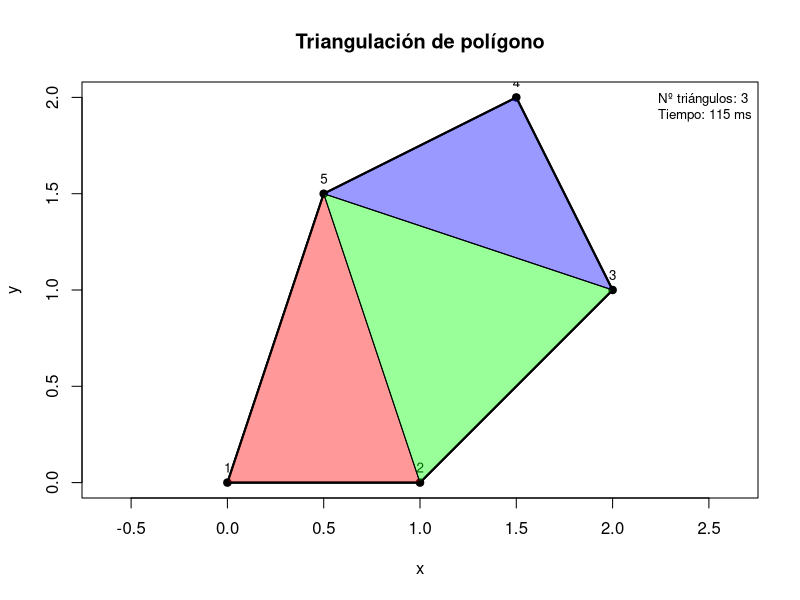
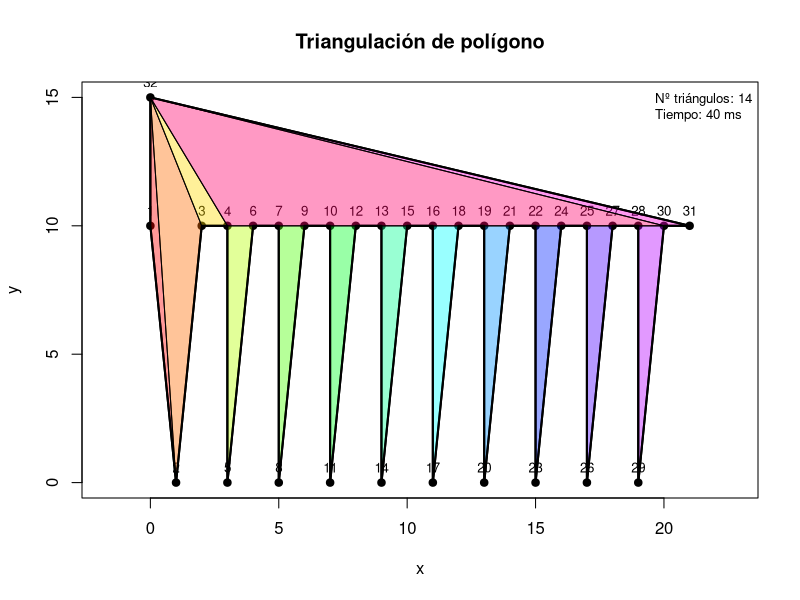
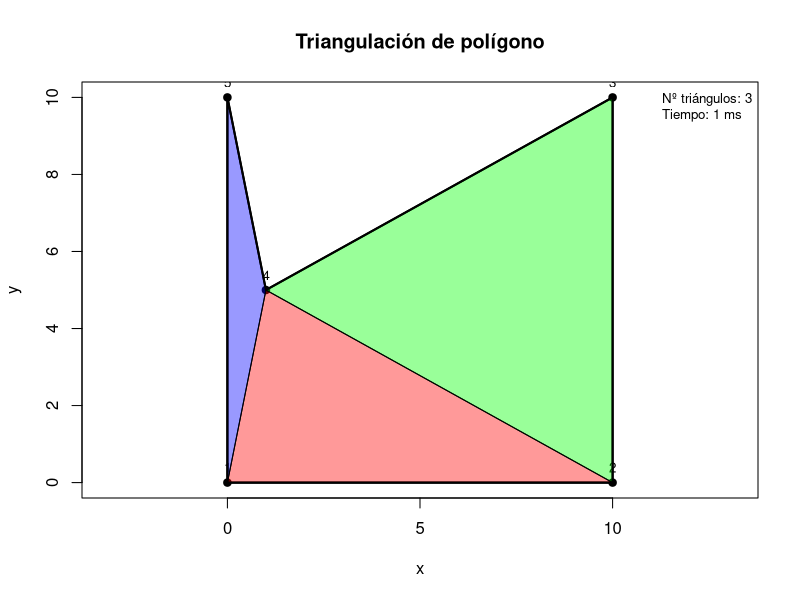
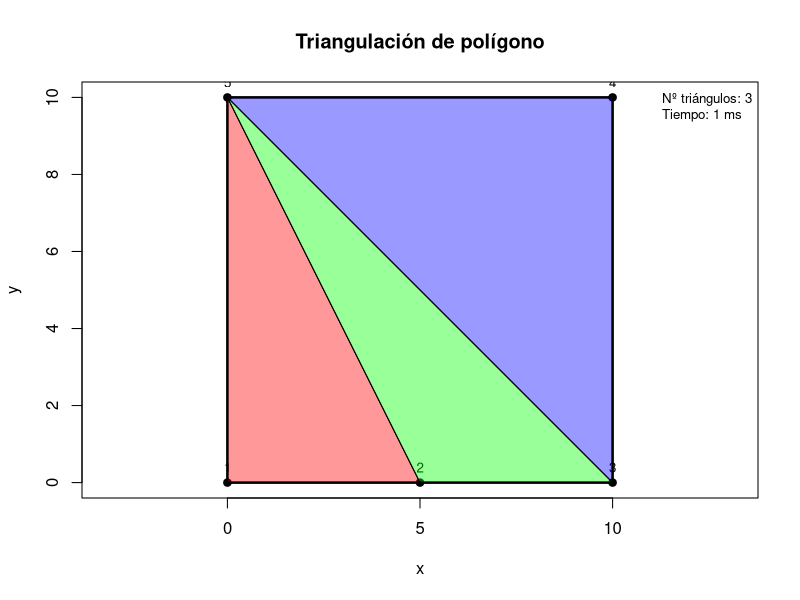
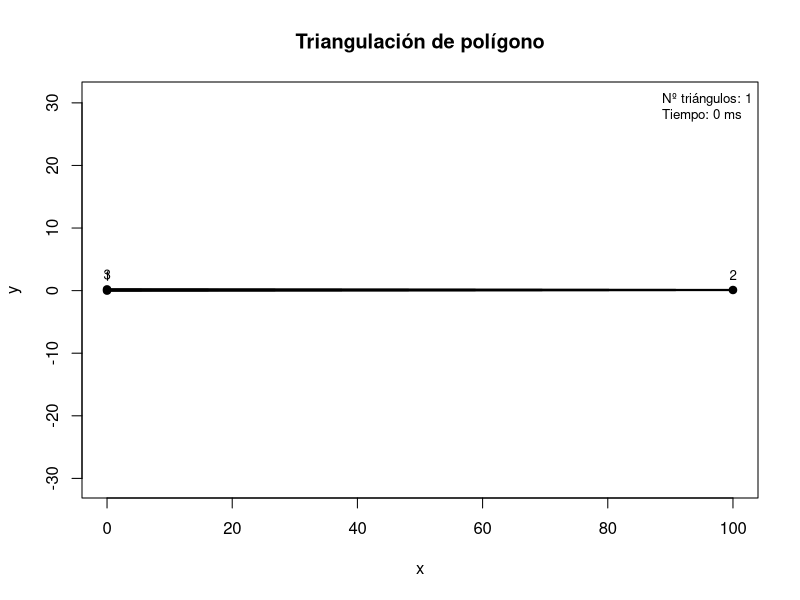
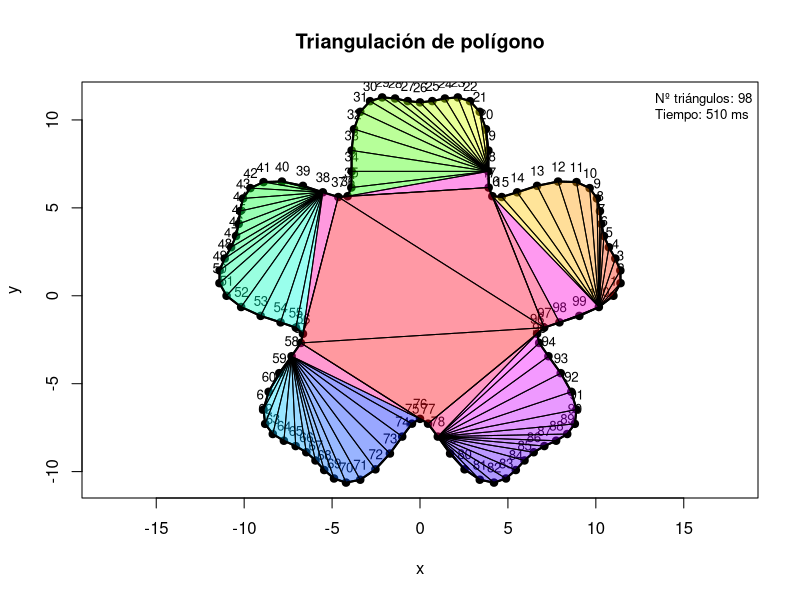
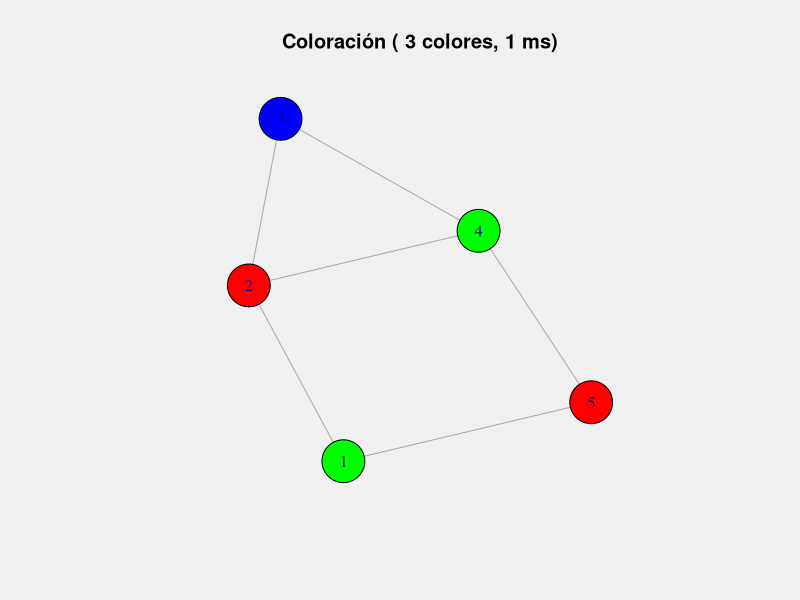
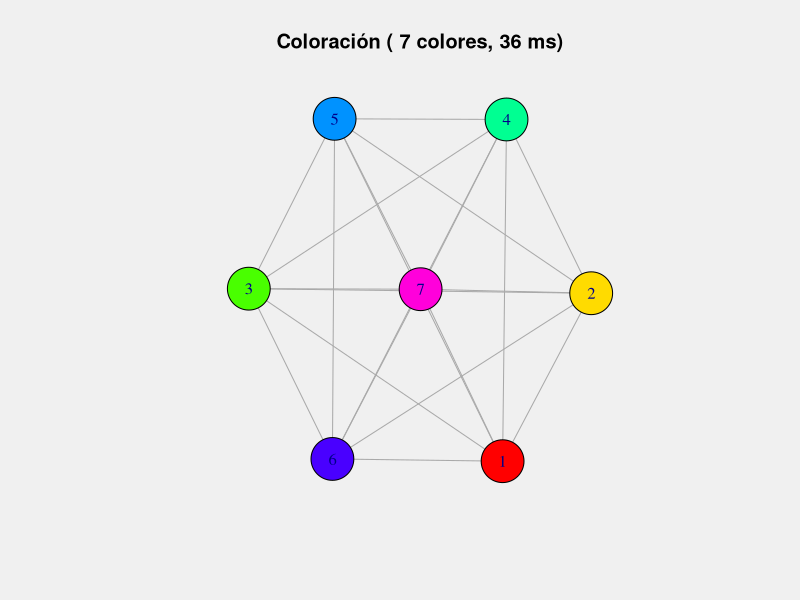

The R source for these figures, in order: (Note: this script raises an error after producing the figures.)
##########################################################################
# Práctica de Geometría Commputacional 9: Triangulaciones y coloraciones
# Daniel Rodríguez Fernández, David Hernández Paradela
##########################################################################

# Librería para grafos:
#install.packages("igraph")

############### Funciones útiles ##################

negativo_tolerancia <- function(x, tol = 1e-8) {
  return(x < -tol)
}
positivo_tolerancia <- function(x, tol = 1e-8) {
  return(x > tol)
}
nulo_tolerancia <- function(x, tol = 1e-8) {
  return(abs(x) < tol)
}
dist2 <- function(p, q){
  return((p[1] - q[1])^2 + (p[2] - q[2])^2)
}
# Devuelve > 0 si el giro es a la izquierda (antihorario), < 0 si el giro es a la derecha, o 0 si son colineales
areaOrientada <- function(p, q, r){
  A <- cbind(q-p,r-p)
  return(det(A))
}


############## Triangulaciones ###########
siguiente <- function(i,n){      # Devuelve el siguiente índice de i en forma modular, teniendo en cuenta que en R los índices empiezan en 1, y no en 0
  sig <- i%%n + 1                # Restar 1 para estar en Z_n, sumar 1 para avanzar, hacer módulo n, volver a sumar 1 para estar en Z_n +1, como antes
  return(sig)
}
anterior <- function(i,n){     # Devuelve el anterior índice de i en forma modular, teniendo en cuenta que en R los índices empiezan en 1, y no en 0
  ant <- (i-2)%%n + 1
  return(ant)
}
adyacentes <- function(i,n){
  return(c(anterior(i,n), siguiente(i,n)))
}

convexo<- function(Poli,indices,i){
  # Índices consecutivos de nuestro subpolígono
  n <- length(indices)
  
  p_ant <- Poli[, indices[anterior(i,n)]]
  p_act <- Poli[, indices[i]]
  p_sig <- Poli[, indices[siguiente(i,n)]]
  
  # Un vértice es convexo si el giro (p_ant, p_act, p_sig) es antihorario
  
  a <- areaOrientada(p_ant, p_act, p_sig)
  
  # Partimos de un sentido antihorario: el determinante debe ser positivo
  return(positivo_tolerancia(a))
}


recta <- function(Poli,indices,i){
  # Índices consecutivos de nuestro subpolígono
  n <- length(indices)
  
  p_ant <- Poli[, indices[anterior(i,n)]]
  p_act <- Poli[, indices[i]]
  p_sig <- Poli[, indices[siguiente(i,n)]]
  
  # Un vértice es convexo si el giro (p_ant, p_act, p_sig) es antihorario
  
  a <- areaOrientada(p_ant, p_act, p_sig)
  
  # Partimos de un sentido antihorario: el determinante debe ser positivo
  return(nulo_tolerancia(a))
}
enTriangulo<- function(Poli,indices,i, l){   # Función para comprobar si un punto está en el interior de un triángulo
  # Índices consecutivos de nuestro subpolígono
  n <- length(indices)
  
  i_ind <- indices[i]
  j_ind <- indices[(i-2)%%n + 1]
  k_ind <- indices[i%%n + 1]
  
  p_ant <- Poli[, j_ind]
  p_act <- Poli[, i_ind]
  p_sig <- Poli[, k_ind]
  
  p_l <- Poli[,indices[l]]
  
  a <- areaOrientada(p_ant, p_act, p_l)    # Tiene que ser positivo (antihorario)
  b <- areaOrientada(p_act, p_sig, p_l)    # Tiene que ser positivo (antihorario)
  c <- areaOrientada(p_sig, p_ant, p_l)    # Tiene que ser positivo (antihorario)
  
  return(positivo_tolerancia(a) && positivo_tolerancia(b) && positivo_tolerancia(c))
}

esOreja <- function(Poli, indices, i){     # Devuelve TRUE si es oreja, si no: j, el más cercano en distancia a i por dentro del triángulo. USAR SOLO SI p_i ES CONVEXO
  if(!convexo(Poli, indices,i)) stop("Error: la función solo se aplica a vétices convexos")
  n <- length(indices)
  candidato <- -1                    # Si no es oreja, nos quedaremos con el vértice más cercano con p_i
  dCandidato <- Inf
  j <- siguiente(siguiente(i,n),n)                # El siguiente del siguiente índice, o empezamos desde el principio (modular) si nos pasamos de n
  indAdyIzq <- anterior(i,n)
  while(j != indAdyIzq){                            # Cuando llegamos al adyacente desde la izquierda, paramos
    if(enTriangulo(Poli,indices, i, j)){            # Si está dentro del triángulo formado por los adyacentes de p_i, buscamos el que tiene menor distancia con a
      d <- dist2(Poli[,indices[i]], Poli[,indices[j]])
      if(d<dCandidato){
        dCandidato <- d
        candidato <- j
      }
    }
    j <- siguiente(j,n)      
  }
  if(candidato == -1){  # Si no hemos encontrado ningún vértice dentro del triángulo, tenemos una oreja. Nueva diagonal: los adyacentes de p_i
    return(list(oreja = TRUE))
  }else{
    return(list(oreja = FALSE, verticeB = candidato))   
  }
}

buscarDiagonal <- function(Poli, indices){   # Devuelve c(a,b), índices de indices para la nueva diagonal
  n <- length(indices)
  i <- 1
  encontrado <- FALSE
  while(i <= n && !convexo(Poli, indices, i)){   # Buscamos un vértice convexo (siempre hay uno)
    i <- i+1
  }
  # En ocasiones, puede ocurrir que al eliminar orejas y separar en subpolígonos, terminemos con una recta de puntos alineados (caso peine)
  if(i == n+1){  # Si no hay ningún convexo, no es un polígono. Caso 1: todos están alineados (caso del peine). Caso 2: hay algún reflex, pero 0 convexos. No es un polígono real
    t <- 1
    while(t <= n && recta(Poli, indices, t)){   # Buscamos si algún vértice no está alineado
      t <- t+1
    }
    if(t == n+1){
      return(NULL)
    }else{
      stop(paste("Error: ¿estás seguro de que era un polígono? No se encuentra ningún vértice convexo... Quedan ", n, " vértices en esta componente"))
    }
  } 
  res <- esOreja(Poli, indices, i)
  if(res$oreja){
    diagonal <- adyacentes(i,n)
  }else{
    diagonal <- c(i,res$verticeB)
  }
  return(diagonal)
}

triangulacion_rec <- function(Poli, indices = NULL){    # Poli es matriz de puntos de un poligono ORDENADOS en sentido antihorario,
  Poli <- unique(Poli, MARGIN=2)                                                                      # triangulos es matriz de 3 filas, con los índices de triángulos seleccionados
  n <- ncol(Poli)
  if(is.null(indices)){
    indices <- seq_len(n)
  }
  
  v <- length(indices)
  if(v==3){
    return(list(indices))
  }else if(v<3){
    stop("Error: el polígono debe tener más de dos vértices")
  }
  nuevaDiag <- buscarDiagonal(Poli, indices)     # Recorremos los índices con otros índices, del 1 al n
  if(is.null(nuevaDiag)){
    return(c())   # Si no había más diagonales, es porque nos han quedado algunos puntos alineados en esta componente, y no aportan nada
  }
  # Tomamos los índices en el sentido antihorario
  # Recorremos con i, j
  i <- nuevaDiag[1]
  j <- nuevaDiag[2]
  indices1 <- c(indices[nuevaDiag[1]])
  indices2 <- c(indices[nuevaDiag[2]])
  
  while(i != nuevaDiag[2]){      # Terminará añadiendo nuevaDiag[2]
    i <- siguiente(i,v)
    indices1 <- c(indices1, indices[i])
  }
  while(j != nuevaDiag[1]){      # Terminará añadiendo nuevaDiag[1]
    j <- siguiente(j,v)
    indices2 <- c(indices2, indices[j])
  }
  
  return(c(triangulacion_rec(Poli, indices1), triangulacion_rec(Poli, indices2)))
}


##### Función para graficar ############ 
graficar_triangulacion <- function(Poli, fun_triangulacion = NULL, 
                                   mostrar_indices = FALSE, rellenar = TRUE){
  n <- ncol(Poli)
  
  # Dibujar polígono base
  plot(Poli[1, ], Poli[2, ],
       type = "n",
       xlab = "x", ylab = "y",
       main = "Triangulación de polígono",
       asp = 1)
  
  # Dibujar contorno del polígono
  polygon(Poli[1, ], Poli[2, ], border = "black", lwd = 2)
  
  # Dibujar vértices
  points(Poli[1, ], Poli[2, ], pch = 19)
  
  if(mostrar_indices){
    text(Poli[1, ], Poli[2, ], labels = 1:n, pos = 3, cex = 0.8)
  }
  
  if(!is.null(fun_triangulacion)){
    
    # Medir tiempo
    tiempo <- system.time({
      triangulos <- fun_triangulacion(Poli)
    })
    
    nTri <- length(triangulos)
    colores <- rainbow(nTri, alpha = 0.4)
    
    # Dibujar cada triángulo
    for(k in seq_along(triangulos)){
      tri <- triangulos[[k]]
      
      x <- Poli[1, tri]
      y <- Poli[2, tri]
      
      if(rellenar){
        polygon(x, y, col = colores[k], border = "black")
      } else {
        polygon(x, y, border = colores[k], lwd = 2)
      }
    }
    
    # Redibujar contorno encima (así queda más limpio)
    polygon(Poli[1, ], Poli[2, ], border = "black", lwd = 2)
    
    # Leyenda
    t <- tiempo["elapsed"]
    legend("topright",
           legend = c(paste("Nº triángulos:", nTri),
                      paste("Tiempo:", round(t * 1000, 2), "ms")),
           bty = "n", cex = 0.8)
  }
}

Poli1 <- matrix(c(0,1,2,1.5,0.5,
                 0,0,1,2,1.5), nrow = 2, byrow = TRUE)

# "Peine"
n_dientes <- 10
x <- c(0)
y <- c(10)
for(i in 1:n_dientes){
  x <- c(x, i*2 - 1, i*2, i*2 + 1)
  y <- c(y, 0, 10, 10)
}
x <- c(x, 0)
y <- c(y, 15) # Cerramos
Poli_Peine <- rbind(x, y)

Poli_Boca <- matrix(c(
  0, 0,
  10, 0,
  10, 10,
  1, 5,   # Este es el vértice traicionero (muy profundo)
  0, 10
), nrow = 2, byrow = FALSE)

Poli_Limite <- matrix(c(
  0, 0,
  5, 0.0000000001, # Casi colineal con (0,0) y (10,0)
  10, 0,
  10, 10,
  0, 10
), nrow = 2, byrow = FALSE)
Poli_Aguja <- matrix(c(
  0, 0,
  100, 0.1,
  0, 0.2
), nrow = 2, byrow = FALSE)

# Generamos 500 ángulos entre 0 y 2*pi
n_puntos <- 100
t <- seq(0, 2*pi, length.out = n_puntos + 1)[-(n_puntos + 1)]  # Quitamos el último, porque genera el mismo ánngulo que el primero
# El radio varía para crear entrantes y salientes
radio <- 10 + 2*sin(5*t) + cos(10*t)

# Convertimos a coordenadas polares (x, y)
x <- radio * cos(t)
y <- radio * sin(t)

# Por columnas
Poli_Ameba <- rbind(x, y)

graficar_triangulacion(Poli1, triangulacion_rec, mostrar_indices = TRUE)
graficar_triangulacion(Poli_Peine, triangulacion_rec, mostrar_indices = TRUE)
graficar_triangulacion(Poli_Boca, triangulacion_rec, mostrar_indices = TRUE)
graficar_triangulacion(Poli_Limite, triangulacion_rec, mostrar_indices = TRUE)
graficar_triangulacion(Poli_Aguja, triangulacion_rec, mostrar_indices = TRUE)
graficar_triangulacion(Poli_Ameba, triangulacion_rec, mostrar_indices = TRUE)


#################### SEGUNDA PARTE: coloración de grafos ################################

matriz_grafo <- function(nVertices, aristas){
  
  if(ncol(aristas) != 2){
    index <- t(aristas)
  } else {
    index <- aristas
  }
  
  A <- matrix(0, nrow = nVertices, ncol = nVertices)
  
  A[cbind(index[,1], index[,2])] <- 1
  A[cbind(index[,2], index[,1])] <- 1
  
  return(A)
}

coloracion <- function(nVertices, aristas, coloreados = NULL){
  
  matrizGrafo <- matriz_grafo(nVertices, aristas)
  grados <- colSums(matrizGrafo)
  
  if(is.null(coloreados)){
    coloreados <- rep(0, nVertices)
  }
  
  while(any(coloreados == 0)){
    # Calcular saturaciones solo para no coloreados
    saturaciones <- rep(0, nVertices)
    for(i in 1:nVertices){
      if(coloreados[i] == 0){
        saturaciones[i] <- saturacion(i, matrizGrafo, coloreados)
      }
    }
    
    # Elegir vértice:
    # Prioridad: el más saturado
    max_sat <- max(saturaciones[coloreados == 0])
    candidatos <- which(saturaciones == max_sat & coloreados == 0)
    
    # Seunda prioridad: grado
    if(length(candidatos) > 1){
      grados_cand <- grados[candidatos]
      elegido <- candidatos[which.max(grados_cand)]
    } else {
      elegido <- candidatos[1]
    }
    
    # Obtenemos colores usados por vértices vecinos
    vecinos <- which(matrizGrafo[elegido, ] == 1)
    colores_vecinos <- unique(coloreados[vecinos])
    
    # Asignar el menor color disponible
    color <- 1
    while(color %in% colores_vecinos){
      color <- color + 1
    }
    
    coloreados[elegido] <- color
  }
  
  return(coloreados)
}

saturacion <- function(i, matriz, coloreados){
  vecinos <- which(matriz[i, ] == 1)
  colores_vecinos <- unique(coloreados[vecinos])
  
  # No contar el 0 (no coloreados)
  colores_vecinos <- colores_vecinos[colores_vecinos != 0]
  
  return(length(colores_vecinos))
}


graficar_coloracion <- function(P, aristas, fun_coloracion = NULL){
  # P: matriz 2 x n (coordenadas de los vértices)
  # aristas: matriz o lista de pares (i, j)
  
  nVertices <- ncol(P)
  
  # Dibujar estructura base
  plot(P[1, ], P[2, ],
       pch = 20, col = "gray",
       xlab = "x", ylab = "y",
       main = "Coloración de grafos",
       asp = 1)
  
  # Dibujar aristas
  for(k in 1:nrow(aristas)){
    i <- aristas[k, 1]
    j <- aristas[k, 2]
    
    segments(P[1, i], P[2, i],
             P[1, j], P[2, j],
             col = "gray", lwd = 1)
  }
  
  if(!is.null(fun_coloracion)){
    
    # Medir tiempo y obtener solución
    tiempo <- system.time({
      colores_vertices <- fun_coloracion(nVertices, aristas)
    })
    
    nColores <- max(colores_vertices)
    paleta <- rainbow(nColores)
    
    # Dibujar vértices coloreados
    points(P[1, ], P[2, ],
           col = paleta[colores_vertices],
           pch = 19, cex = 1.5)
    
    # Opcional: remarcar con borde negro
    points(P[1, ], P[2, ],
           pch = 1, col = "black", lwd = 1.2)
    
    # Leyenda
    t <- tiempo["elapsed"]
    legend("topright",
           legend = c(paste("Nº colores:", nColores),
                      paste("Tiempo:", round(t * 1000, 2), "ms")),
           bty = "n", cex = 0.8)
  }
}

#### Gráficas ##########
graficar_coloracion <- function(nVertices, aristas, fun_coloracion = NULL){
  library(igraph)
  # Crear grafo
  g <- graph_from_edgelist(aristas, directed = FALSE)
  
  if(!is.null(fun_coloracion)){
    tiempo <- system.time({
      colores_vertices <- fun_coloracion(nVertices, aristas)
    })
    
    nColores <- max(colores_vertices)
    paleta <- rainbow(nColores)
    
    V(g)$color <- paleta[colores_vertices]
    
    t <- tiempo["elapsed"]
    
    par(bg = "#f0f0f0")
    plot(g,
         vertex.size = 25,
         vertex.label = 1:nVertices,
         main = paste("Coloración (", nColores, "colores,",
                      round(t * 1000, 2), "ms)"))
  }else{
    par(bg = "#f0f0f0")
    plot(g,
         vertex.size = 25,
         vertex.label = 1:nVertices,
         main = "Grafo")
  }
}


aristas1 <- matrix(c(1,2,
                    2,3,
                    3,4,
                    4,5,
                    5,1,
                    2,4), byrow = TRUE, ncol = 2)
grafo_completo <- function(n){
  t(combn(n, 2))
}
aristas2 <- grafo_completo(7)

grafo_ciclo <- function(n){
  cbind(1:n, c(2:n,1))
}

aristas3 <- grafo_ciclo(7)

grafo_bipartito <- function(m, n){
  izquierda <- 1:m
  derecha <- (m+1):(m+n)
  expand.grid(izquierda, derecha)
}

aristas4 <- as.matrix(grafo_bipartito(4,5))

grafo_rueda <- function(n){
  ciclo <- cbind(2:n, c(3:n,2))
  centro <- cbind(rep(1, n-1), 2:n)
  rbind(ciclo, centro)
}

aristas5 <- grafo_rueda(8)

aristas6 <- matrix(c(
  1,2, 2,3, 3,4, 4,5, 5,1,
  6,8, 8,10, 10,7, 7,9, 9,6,
  1,6, 2,7, 3,8, 4,9, 5,10
), byrow=TRUE, ncol=2)

graficar_coloracion(5, aristas1, coloracion)
graficar_coloracion(7, aristas2, coloracion)
graficar_coloracion(7, aristas3, coloracion)
graficar_coloracion(9, aristas4, coloracion)
graficar_coloracion(8, aristas5, coloracion)
graficar_coloracion(10, aristas6, coloracion)




# Coloración del mapa de china
#############################################################

# Descargamos datos de coordenadas geográficas de la Tierra

#install.packages("rnaturalearth")
#install.packages("rnaturalearthdata")

# Calcula los centroides de las provincias (para poner en la imagen) y también adyacencias de provincias

#install.packages("sf")

library(rnaturalearth)
library(rnaturalearthdata)
library(sf)

# Provincias de China
china <- ne_download(scale = 50, type = "states", category = "cultural", returnclass = "sf")
china <- china[china$admin == "China",]

# Calculamos centroides de cada provincia (coordenadas para los nodos)
centroides <- st_centroid(china)
coords <- st_coordinates(centroides)  # matriz nx2 ( X (longitud) e Y (latitud) )

n <- nrow(china)

# Detectar adyacencias de provincias
toca <- st_touches(china)  # lista: toca[[i]] guarda lista de índices de provincias que tocan a i

aristas_china <- c()    # Matriz con filas por cada arista (i,j) que hay
for(i in 1:n){
  for(j in toca[[i]]){
    if(i < j){
      aristas_china <- rbind(aristas_china, c(i, j))
    }
  }
}

# Coloreamos
colores_asignados <- coloracion(n, aristas_china)
n_colores <- max(colores_asignados)
paleta <- c("#e41a1c", "#377eb8", "#4daf4a", "#ff7f00", "#FFDE21")  # 5 colores (deben bastar 4)

# Visualizamos mapa coloreado con provincias rellenas
if(n_colores > length(paleta)){
  stop("No hay suficientes colores en la paleta")
}
china$color <- paleta[colores_asignados]

plot(st_geometry(china),
     col = china$color,
     border = "white",
     lwd = 0.5,
     main = paste("Mapa de China", n_colores, " colores (algoritmo DSatur)"))

# Superponemos el grafo de adyacencias sobre el mapa
for(k in 1:nrow(aristas_china)){
  i <- aristas_china[k, 1]
  j <- aristas_china[k, 2]
  segments(coords[i, 1], coords[i, 2],
           coords[j, 1], coords[j, 2],
           col = "grey", lwd = 0.8)
}

# Nodos (centroides) encima
points(coords, pch = 19, cex = 0.7, col = "black")

legend("bottomleft",
       legend = paste("Color", 1:n_colores),
       fill = paleta[1:n_colores],
       border = NA, bty = "n", cex = 0.8)


######## Repetimos, con el de EEUU
# Provincias de EEUU
eeuu <- ne_download(scale = 50, type = "states", category = "cultural", returnclass = "sf")
eeuu <- eeuu[eeuu$admin == "United States of America",]

# Calculamos centroides de cada provincia (coordenadas para los nodos)
centroides2 <- st_centroid(eeuu)
coords2 <- st_coordinates(centroides2)  # matriz nx2 ( X (longitud) e Y (latitud) )

n2 <- nrow(eeuu)

# Detectar adyacencias de provincias
toca2 <- st_touches(eeuu)  # lista: toca[[i]] guarda lista de índices de provincias que tocan a i

aristas_eeuu <- c()    # Matriz con filas por cada arista (i,j) que hay
for(i in 1:n2){
  for(j in toca2[[i]]){
    if(i < j){
      aristas_eeuu <- rbind(aristas_eeuu, c(i, j))
    }
  }
}

# Coloreamos
colores_asignados2 <- coloracion(n2, aristas_eeuu)
n_colores2 <- max(colores_asignados2)

# Visualizamos mapa coloreado con provincias rellenas
if(n_colores2 > length(paleta)){
  stop("No hay suficientes colores en la paleta")
}
eeuu$color <- paleta[colores_asignados2]

plot(st_geometry(eeuu),
     col = eeuu$color,
     border = "white",
     lwd = 0.5,
     main = paste("Mapa de EEUU", n_colores, " colores (algoritmo DSatur)"))

# Superponemos el grafo de adyacencias sobre el mapa
for(k in 1:nrow(aristas_eeuu)){
  i <- aristas_eeuu[k, 1]
  j <- aristas_eeuu[k, 2]
  segments(coords2[i, 1], coords2[i, 2],
           coords2[j, 1], coords2[j, 2],
           col = "grey", lwd = 0.8)
}

# Nodos (centroides) encima
points(coords2, pch = 19, cex = 0.7, col = "black")

legend("bottomleft",
       legend = paste("Color", 1:n_colores),
       fill = paleta[1:n_colores],
       border = NA, bty = "n", cex = 0.8)
